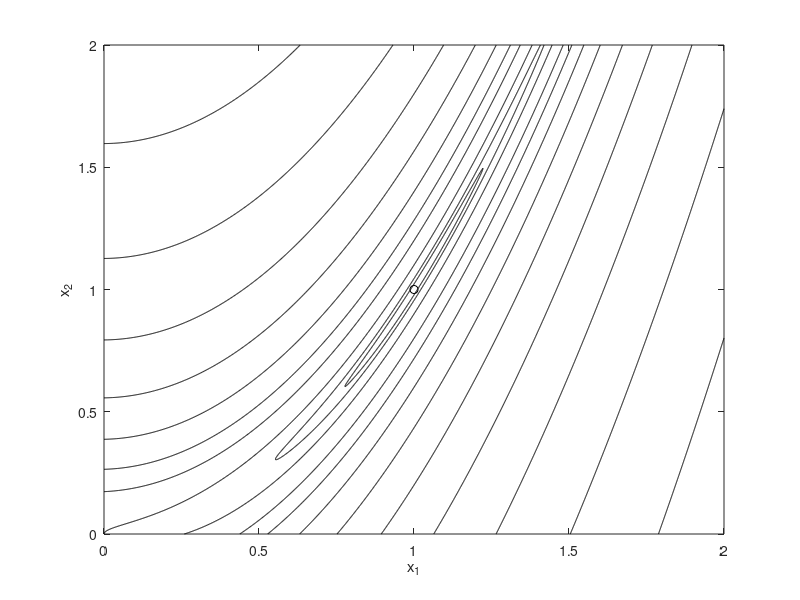

This figure's MATLAB source:
% ROSENCONTOUR  Draw contours of the Rosenbrock function

rosen = @(x1,x2) 100*(x2-x1.^2).^2 + (1-x1).^2;

x1 = 0:0.002:2;  x2 = x1;
[xx1,xx2] = meshgrid(x1,x2);

c = [0.05 0.2 1 4 2.^(3:10)];    % careful design of contour levels
contour(x1,x2,rosen(xx1,xx2),c,'k')
hold on,  plot(1,1,'ko','markersize',6),  hold off
xlabel('x_1'),  ylabel('x_2')
